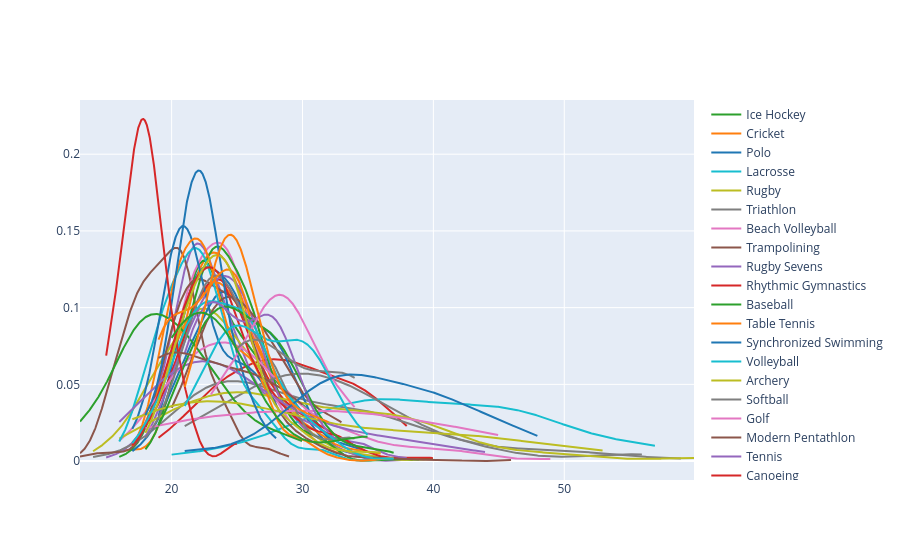

This figure's notebook cell:
### Code cell
fig = ff.create_distplot(x,name,show_hist=False,show_rug=False)
fig.show()

### Figure 1 — Plotly figure (JSON) as saved in the notebook; plotly's stock layout.template omitted (floating-point values rounded to 4 significant figures; data arrays with more than 128 entries replaced by an {"elided": "..."} marker saying what was removed)
{"data": [{"legendgroup": "Basketball", "marker": {"color": "rgb(31, 119, 180)"}, "mode": "lines", "name": "Basketball", "showlegend": true, "type": "scatter", "x": {"elided": "500 float values"}, "xaxis": "x", "y": {"elided": "500 float values"}, "yaxis": "y"}, {"legendgroup": "Judo", "marker": {"color": "rgb(255, 127, 14)"}, "mode": "lines", "name": "Judo", "showlegend": true, "type": "scatter", "x": {"elided": "500 float values"}, "xaxis": "x", "y": {"elided": "500 float values"}, "yaxis": "y"}, {"legendgroup": "Football", "marker": {"color": "rgb(44, 160, 44)"}, "mode": "lines", "name": "Football", "showlegend": true, "type": "scatter", "x": {"elided": "500 float values"}, "xaxis": "x", "y": {"elided": "500 float values"}, "yaxis": "y"}, {"legendgroup": "Tug-Of-War", "marker": {"color": "rgb(214, 39, 40)"}, "mode": "lines", "name": "Tug-Of-War", "showlegend": true, "type": "scatter", "x": {"elided": "500 float values"}, "xaxis": "x", "y": {"elided": "500 float values"}, "yaxis": "y"}, {"legendgroup": "Athletics", "marker": {"color": "rgb(148, 103, 189)"}, "mode": "lines", "name": "Athletics", "showlegend": true, "type": "scatter", "x": {"elided": "500 float values"}, "xaxis": "x", "y": {"elided": "500 float values"}, "yaxis": "y"}, {"legendgroup": "Swimming", "marker": {"color": "rgb(140, 86, 75)"}, "mode": "lines", "name": "Swimming", "showlegend": true, "type": "scatter", "x": {"elided": "500 float values"}, "xaxis": "x", "y": {"elided": "500 float values"}, "yaxis": "y"}, {"legendgroup": "Badminton", "marker": {"color": "rgb(227, 119, 194)"}, "mode": "lines", "name": "Badminton", "showlegend": true, "type": "scatter", "x": {"elided": "500 float values"}, "xaxis": "x", "y": {"elided": "500 float values"}, "yaxis": "y"}, {"legendgroup": "Sailing", "marker": {"color": "rgb(127, 127, 127)"}, "mode": "lines", "name": "Sailing", "showlegend": true, "type": "scatter", "x": {"elided": "500 float values"}, "xaxis": "x", "y": {"elided": "500 float values"}, "yaxis": "y"}, {"legendgroup": "Gymnastics", "marker": {"color": "rgb(188, 189, 34)"}, "mode": "lines", "name": "Gymnastics", "showlegend": true, "type": "scatter", "x": {"elided": "500 float values"}, "xaxis": "x", "y": {"elided": "500 float values"}, "yaxis": "y"}, {"legendgroup": "Art Competitions", "marker": {"color": "rgb(23, 190, 207)"}, "mode": "lines", "name": "Art Competitions", "showlegend": true, "type": "scatter", "x": {"elided": "500 float values"}, "xaxis": "x", "y": {"elided": "500 float values"}, "yaxis": "y"}, {"legendgroup": "Handball", "marker": {"color": "rgb(31, 119, 180)"}, "mode": "lines", "name": "Handball", "showlegend": true, "type": "scatter", "x": {"elided": "500 float values"}, "xaxis": "x", "y": {"elided": "500 float values"}, "yaxis": "y"}, {"legendgroup": "Weightlifting", "marker": {"color": "rgb(255, 127, 14)"}, "mode": "lines", "name": "Weightlifting", "showlegend": true, "type": "scatter", "x": {"elided": "500 float values"}, "xaxis": "x", "y": {"elided": "500 float values"}, "yaxis": "y"}, {"legendgroup": "Wrestling", "marker": {"color": "rgb(44, 160, 44)"}, "mode": "lines", "name": "Wrestling", "showlegend": true, "type": "scatter", "x": {"elided": "500 float values"}, "xaxis": "x", "y": {"elided": "500 float values"}, "yaxis": "y"}, {"legendgroup": "Water Polo", "marker": {"color": "rgb(214, 39, 40)"}, "mode": "lines", "name": "Water Polo", "showlegend": true, "type": "scatter", "x": {"elided": "500 float values"}, "xaxis": "x", "y": {"elided": "500 float values"}, "yaxis": "y"}, {"legendgroup": "Hockey", "marker": {"color": "rgb(148, 103, 189)"}, "mode": "lines", "name": "Hockey", "showlegend": true, "type": "scatter", "x": {"elided": "500 float values"}, "xaxis": "x", "y": {"elided": "500 float values"}, "yaxis": "y"}, {"legendgroup": "Rowing", "marker": {"color": "rgb(140, 86, 75)"}, "mode": "lines", "name": "Rowing", "showlegend": true, "type": "scatter", "x": {"elided": "500 float values"}, "xaxis": "x", "y": {"elided": "500 float values"}, "yaxis": "y"}, {"legendgroup": "Fencing", "marker": {"color": "rgb(227, 119, 194)"}, "mode": "lines", "name": "Fencing", "showlegend": true, "type": "scatter", "x": {"elided": "500 float values"}, "xaxis": "x", "y": {"elided": "500 float values"}, "yaxis": "y"}, {"legendgroup": "Equestrianism", "marker": {"color": "rgb(127, 127, 127)"}, "mode": "lines", "name": "Equestrianism", "showlegend": true, "type": "scatter", "x": {"elided": "500 float values"}, "xaxis": "x", "y": {"elided": "500 float values"}, "yaxis": "y"}, {"legendgroup": "Shooting", "marker": {"color": "rgb(188, 189, 34)"}, "mode": "lines", "name": "Shooting", "showlegend": true, "type": "scatter", "x": {"elided": "500 float values"}, "xaxis": "x", "y": {"elided": "500 float values"}, "yaxis": "y"}, {"legendgroup": "Boxing", "marker": {"color": "rgb(23, 190, 207)"}, "mode": "lines", "name": "Boxing", "showlegend": true, "type": "scatter", "x": {"elided": "500 float values"}, "xaxis": "x", "y": {"elided": "500 float values"}, "yaxis": "y"}, {"legendgroup": "Taekwondo", "marker": {"color": "rgb(31, 119, 180)"}, "mode": "lines", "name": "Taekwondo", "showlegend": true, "type": "scatter", "x": {"elided": "500 float values"}, "xaxis": "x", "y": {"elided": "500 float values"}, "yaxis": "y"}, {"legendgroup": "Cycling", "marker": {"color": "rgb(255, 127, 14)"}, "mode": "lines", "name": "Cycling", "showlegend": true, "type": "scatter", "x": {"elided": "500 float values"}, "xaxis": "x", "y": {"elided": "500 float values"}, "yaxis": "y"}, {"legendgroup": "Diving", "marker": {"color": "rgb(44, 160, 44)"}, "mode": "lines", "name": "Diving", "showlegend": true, "type": "scatter", "x": {"elided": "500 float values"}, "xaxis": "x", "y": {"elided": "500 float values"}, "yaxis": "y"}, {"legendgroup": "Canoeing", "marker": {"color": "rgb(214, 39, 40)"}, "mode": "lines", "name": "Canoeing", "showlegend": true, "type": "scatter", "x": {"elided": "500 float values"}, "xaxis": "x", "y": {"elided": "500 float values"}, "yaxis": "y"}, {"legendgroup": "Tennis", "marker": {"color": "rgb(148, 103, 189)"}, "mode": "lines", "name": "Tennis", "showlegend": true, "type": "scatter", "x": {"elided": "500 float values"}, "xaxis": "x", "y": {"elided": "500 float values"}, "yaxis": "y"}, {"legendgroup": "Modern Pentathlon", "marker": {"color": "rgb(140, 86, 75)"}, "mode": "lines", "name": "Modern Pentathlon", "showlegend": true, "type": "scatter", "x": {"elided": "500 float values"}, "xaxis": "x", "y": {"elided": "500 float values"}, "yaxis": "y"}, {"legendgroup": "Golf", "marker": {"color": "rgb(227, 119, 194)"}, "mode": "lines", "name": "Golf", "showlegend": true, "type": "scatter", "x": {"elided": "500 float values"}, "xaxis": "x", "y": {"elided": "500 float values"}, "yaxis": "y"}, {"legendgroup": "Softball", "marker": {"color": "rgb(127, 127, 127)"}, "mode": "lines", "name": "Softball", "showlegend": true, "type": "scatter", "x": {"elided": "500 float values"}, "xaxis": "x", "y": {"elided": "500 float values"}, "yaxis": "y"}, {"legendgroup": "Archery", "marker": {"color": "rgb(188, 189, 34)"}, "mode": "lines", "name": "Archery", "showlegend": true, "type": "scatter", "x": {"elided": "500 float values"}, "xaxis": "x", "y": {"elided": "500 float values"}, "yaxis": "y"}, {"legendgroup": "Volleyball", "marker": {"color": "rgb(23, 190, 207)"}, "mode": "lines", "name": "Volleyball", "showlegend": true, "type": "scatter", "x": {"elided": "500 float values"}, "xaxis": "x", "y": {"elided": "500 float values"}, "yaxis": "y"}, {"legendgroup": "Synchronized Swimming", "marker": {"color": "rgb(31, 119, 180)"}, "mode": "lines", "name": "Synchronized Swimming", "showlegend": true, "type": "scatter", "x": {"elided": "500 float values"}, "xaxis": "x", "y": {"elided": "500 float values"}, "yaxis": "y"}, {"legendgroup": "Table Tennis", "marker": {"color": "rgb(255, 127, 14)"}, "mode": "lines", "name": "Table Tennis", "showlegend": true, "type": "scatter", "x": {"elided": "500 float values"}, "xaxis": "x", "y": {"elided": "500 float values"}, "yaxis": "y"}, {"legendgroup": "Baseball", "marker": {"color": "rgb(44, 160, 44)"}, "mode": "lines", "name": "Baseball", "showlegend": true, "type": "scatter", "x": {"elided": "500 float values"}, "xaxis": "x", "y": {"elided": "500 float values"}, "yaxis": "y"}, {"legendgroup": "Rhythmic Gymnastics", "marker": {"color": "rgb(214, 39, 40)"}, "mode": "lines", "name": "Rhythmic Gymnastics", "showlegend": true, "type": "scatter", "x": {"elided": "500 float values"}, "xaxis": "x", "y": {"elided": "500 float values"}, "yaxis": "y"}, {"legendgroup": "Rugby Sevens", "marker": {"color": "rgb(148, 103, 189)"}, "mode": "lines", "name": "Rugby Sevens", "showlegend": true, "type": "scatter", "x": {"elided": "500 float values"}, "xaxis": "x", "y": {"elided": "500 float values"}, "yaxis": "y"}, {"legendgroup": "Trampolining", "marker": {"color": "rgb(140, 86, 75)"}, "mode": "lines", "name": "Trampolining", "showlegend": true, "type": "scatter", "x": {"elided": "500 float values"}, "xaxis": "x", "y": {"elided": "500 float values"}, "yaxis": "y"}, {"legendgroup": "Beach Volleyball", "marker": {"color": "rgb(227, 119, 194)"}, "mode": "lines", "name": "Beach Volleyball", "showlegend": true, "type": "scatter", "x": {"elided": "500 float values"}, "xaxis": "x", "y": {"elided": "500 float values"}, "yaxis": "y"}, {"legendgroup": "Triathlon", "marker": {"color": "rgb(127, 127, 127)"}, "mode": "lines", "name": "Triathlon", "showlegend": true, "type": "scatter", "x": {"elided": "500 float values"}, "xaxis": "x", "y": {"elided": "500 float values"}, "yaxis": "y"}, {"legendgroup": "Rugby", "marker": {"color": "rgb(188, 189, 34)"}, "mode": "lines", "name": "Rugby", "showlegend": true, "type": "scatter", "x": {"elided": "500 float values"}, "xaxis": "x", "y": {"elided": "500 float values"}, "yaxis": "y"}, {"legendgroup": "Lacrosse", "marker": {"color": "rgb(23, 190, 207)"}, "mode": "lines", "name": "Lacrosse", "showlegend": true, "type": "scatter", "x": {"elided": "500 float values"}, "xaxis": "x", "y": {"elided": "500 float values"}, "yaxis": "y"}, {"legendgroup": "Polo", "marker": {"color": "rgb(31, 119, 180)"}, "mode": "lines", "name": "Polo", "showlegend": true, "type": "scatter", "x": {"elided": "500 float values"}, "xaxis": "x", "y": {"elided": "500 float values"}, "yaxis": "y"}, {"legendgroup": "Cricket", "marker": {"color": "rgb(255, 127, 14)"}, "mode": "lines", "name": "Cricket", "showlegend": true, "type": "scatter", "x": {"elided": "500 float values"}, "xaxis": "x", "y": {"elided": "500 float values"}, "yaxis": "y"}, {"legendgroup": "Ice Hockey", "marker": {"color": "rgb(44, 160, 44)"}, "mode": "lines", "name": "Ice Hockey", "showlegend": true, "type": "scatter", "x": {"elided": "500 float values"}, "xaxis": "x", "y": {"elided": "500 float values"}, "yaxis": "y"}], "layout": {"barmode": "overlay", "hovermode": "closest", "legend": {"traceorder": "reversed"}, "xaxis": {"anchor": "y2", "domain": [0, 1], "zeroline": false}, "yaxis": {"anchor": "free", "domain": [0, 1], "position": 0}}}
